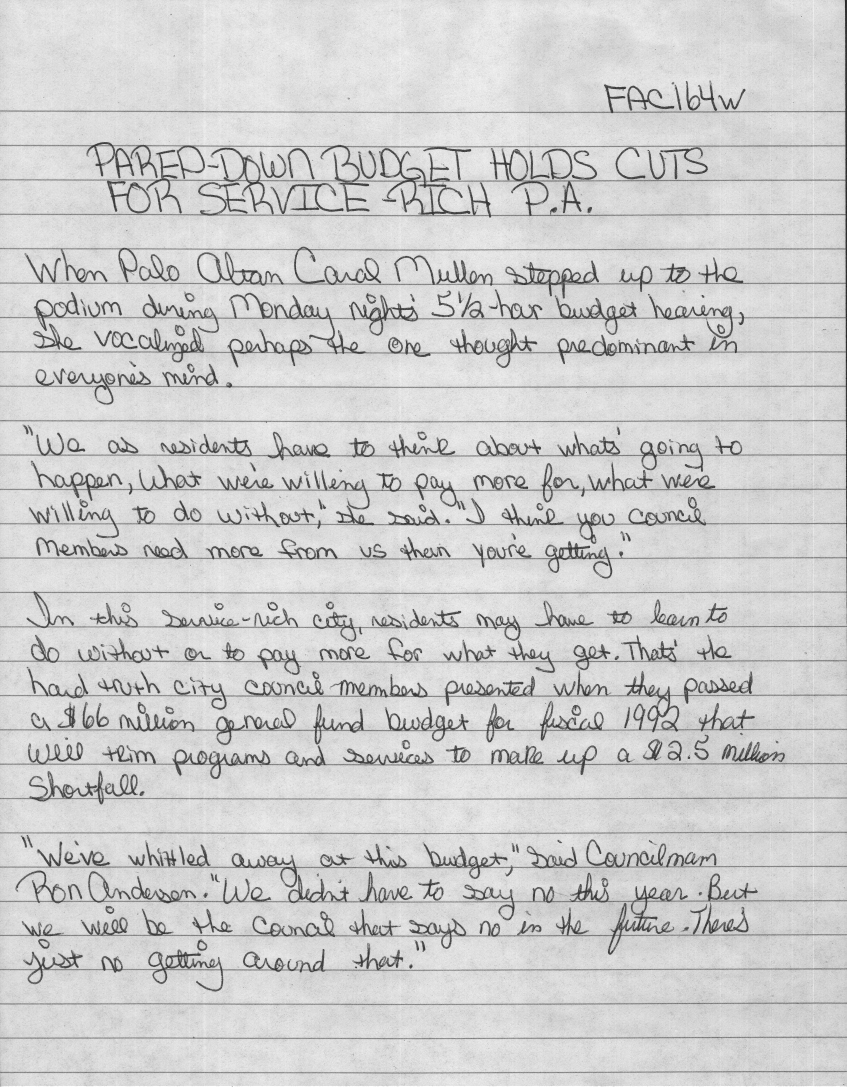
#> input picture text_detection/basic.jpg, 2539 x 3259 px (shown at 1/3 size)
$ python para.py
#> lines starting #> are read from the running program, lines starting #| are printed output that depends on the picture; after the words box and inside, x2 and y2 are one past the last pixel; in counts of white or black regions, pixels touching at a corner belong together
import numpy as np
import cv2

points = []

img = cv2.imread('basic.jpg')
#> img is the input picture: shape (3259, 2539, 3); min 0, max 255, mean 206.5
scale_percent = 20 # percent of original size
width = int(img.shape[1] * scale_percent / 100)
#> width = 507
height = int(img.shape[0] * scale_percent / 100)
#> height = 651
dim = (width, height)
#> dim = (507, 651)
# resize image
img = cv2.resize(img, dim, interpolation = cv2.INTER_AREA)
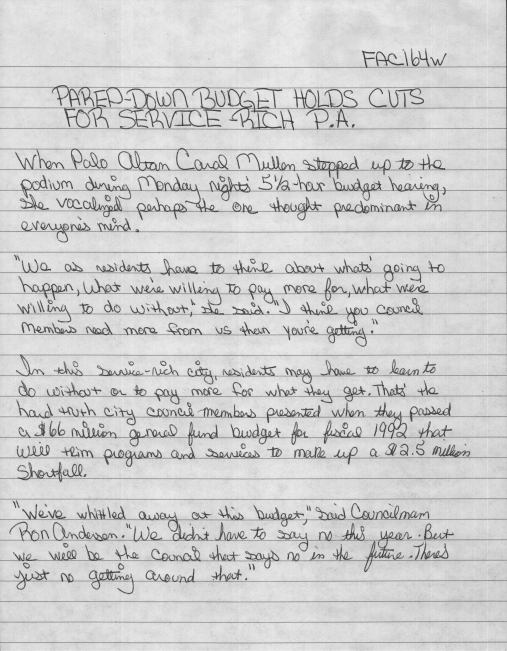
#> img: shape (651, 507, 3); min 54, max 240, mean 206.5


hsv = cv2.cvtColor(img, cv2.COLOR_BGR2HSV)
#> hsv: shape (651, 507, 3); mean H, S, V 0, 0, 206.5

imgray = cv2.cvtColor(img,cv2.COLOR_BGR2HSV)
mask = cv2.inRange(hsv, np.array([0,0,0]), np.array([150,150,150]))
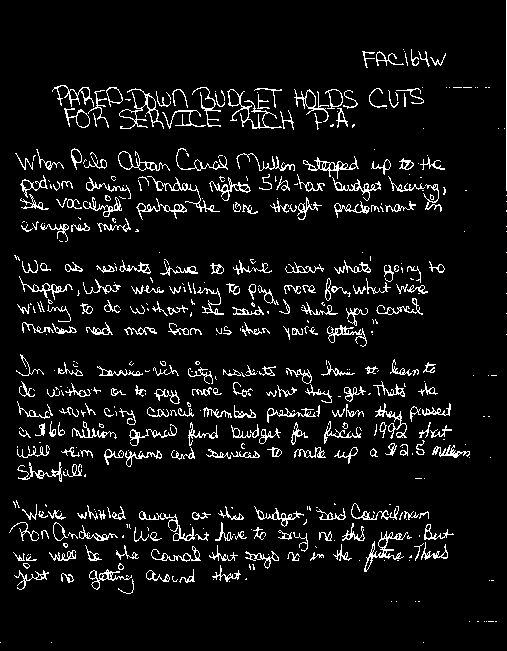
#> mask: shape (651, 507); 6.9% white in thin lines or dots


e_factor = 2
kernel_e = np.ones((e_factor,e_factor),np.uint8)
erosion = cv2.erode(mask,kernel_e,iterations = 1)
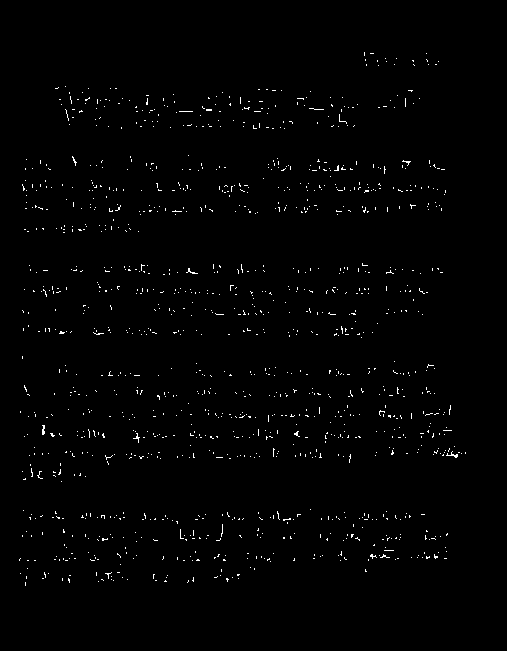
#> erosion: shape (651, 507); 1% white in thin lines or dots, all inside (x1, y1, x2, y2) = (19, 52, 466, 586)

d_factor = 20
kernel_d = np.ones((d_factor,d_factor),np.uint8)
dilation = cv2.dilate(erosion,kernel_d,iterations = 1)
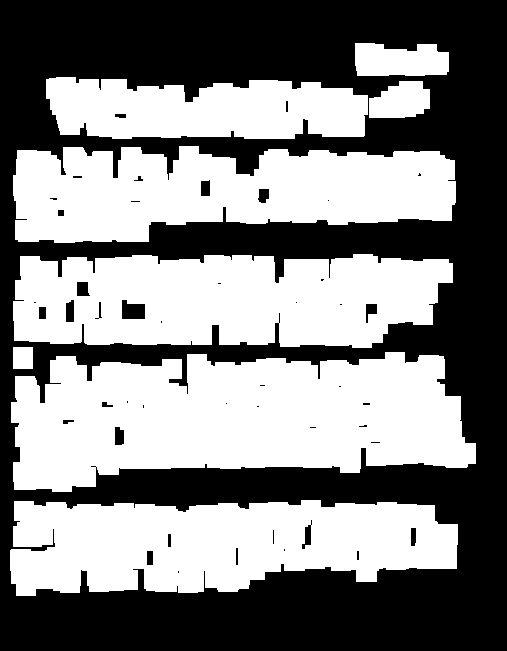
#> dilation: shape (651, 507); 51.3% white; 46 black regions (25 under 20 px), largest, box (x1, y1, x2, y2) and area: (0, 0, 507, 651) 158720, (122, 300, 145, 319) 365, (66, 300, 74, 322) 163


ret,thresh = cv2.threshold(dilation,150, 151, cv2.THRESH_BINARY)
#> thresh: shape (651, 507); values 0 (black) and 151 (white), 51.3% white; 46 black regions (25 under 20 px)
contours,hierarchy = cv2.findContours(thresh, 1, 2)
#> contours = 57 contours, 24 with area under 20; largest, box (x1, y1, x2, y2) and area: (11, 352, 476, 492) 47678, (13, 254, 453, 348) 34523, (10, 500, 458, 596) 33205, (13, 146, 456, 243) 31805, (46, 77, 368, 139) 15886


cv2.imshow('mask',mask)

cv2.imshow('erosion',erosion)
cv2.imshow('dilation',dilation)

for cnt in contours:
	x,y,w,h = cv2.boundingRect(cnt)
	if w>50 and h>15:
		# print(x,y,w,h)
		# dilation = cv2.rectangle(img,(x-2,y-2),(x+w+4,y+h+4),(0,0,255),1)
		# points.append([(x-2,y-2),(x+w+4,y+h+4)])
		points.append([x,y,w,h])
#> this loop made 57 passes
#> (x, y, w, h) on passes 1 to 12: (177, 570, 3, 4), (356, 550, 4, 11), (146, 550, 8, 16), (283, 548, 3, 4), (235, 547, 4, 19), (167, 533, 5, 15), (272, 529, 3, 16), (410, 527, 7, 20), (301, 524, 11, 26), (310, 519, 3, 7), (10, 500, 448, 96), (90, 465, 7, 3)
#> (cnt, x, y, w, h) on passes 21, 27, 34, 45: ([[225, 403], [226, 402], [227, 403], [226, 404]], 225, 402, 3, 3), ([[13, 347], [13, 368], [32, 368], [32, 347]], 13, 347, 20, 22), ([[295, 302], [296, 301], [297, 302], [296, 303]], 295, 301, 3, 3), ([[327, 200], [328, 199], [329, 200], [328, 201]], 327, 199, 3, 3)
#> after the loop, points = [[10, 500, 448, 96], [11, 352, 465, 140], [13, 254, 440, 94], [13, 146, 443, 97], [369, 81, 61, 37], [46, 77, 322, 62], [355, 43, 94, 33]]

# this is to avoid two boxes on one para
# you should try it once without this too
for point in points:
	x,y,w,h = point
	for temp in points:

		if abs(point[1]-temp[1])<5 and not point == temp:
			print(temp)
			if point[0]<temp[0]:
				x = point[0]
			else:
				x = temp[0]
			if point[1]<temp[1]:
				y = point[1]
			else:
				y = temp[1]

			w = point[2] + temp[2]

			if point[3]>temp[3]:
				h = point[3]

			else:
				h = temp[3]
	dilation = cv2.rectangle(img,(x-2,y-2),(x+w+4,y+h+4),(0,0,255),1)
#> this loop made 7 passes
#| [46, 77, 322, 62]
#| [369, 81, 61, 37]
#> pass 2, `dilation = cv2.rectangle(img,(x-2,y-2),(x+w+4,y+h+4),(0,0,255),1)`:
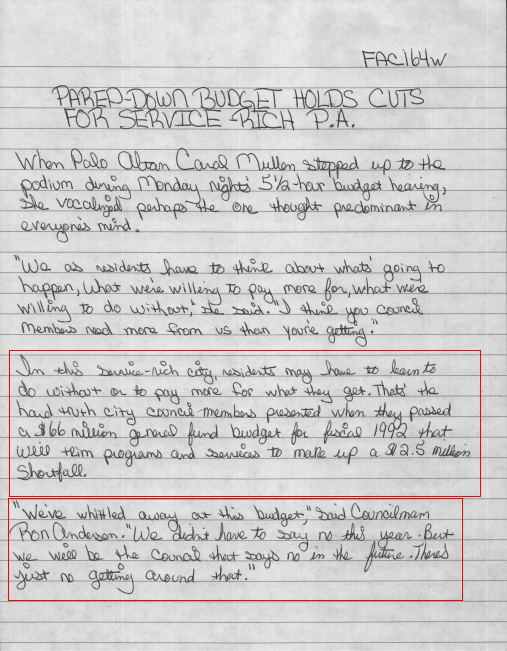
#> dilation: shape (651, 507, 3); mean B, G, R 205, 205, 206.8
#> pass 3, `dilation = cv2.rectangle(img,(x-2,y-2),(x+w+4,y+h+4),(0,0,255),1)`:
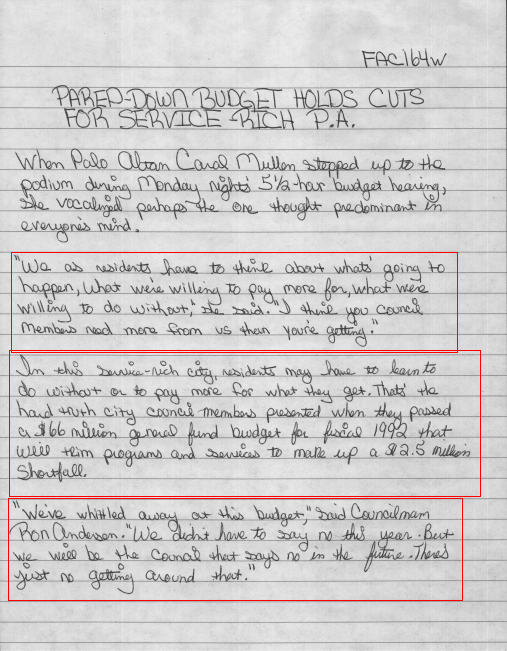
#> dilation: shape (651, 507, 3); 0.33% of pixels changed, all inside (x1, y1, x2, y2) = (11, 252, 458, 353)
#> after the loop:
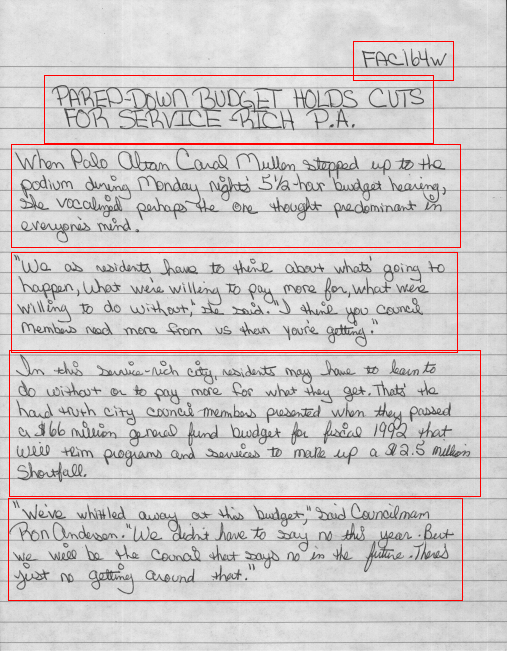
#> img: shape (651, 507, 3); 1.74% of pixels changed, all inside (x1, y1, x2, y2) = (8, 41, 481, 601)

cv2.imshow('thresh',thresh)

cv2.imshow('img',img)
# print(points)
q = cv2.waitKey(10000000)
#> (key q is pressed here)
if q == ord("q"):
	cv2.destroyAllWindows()
